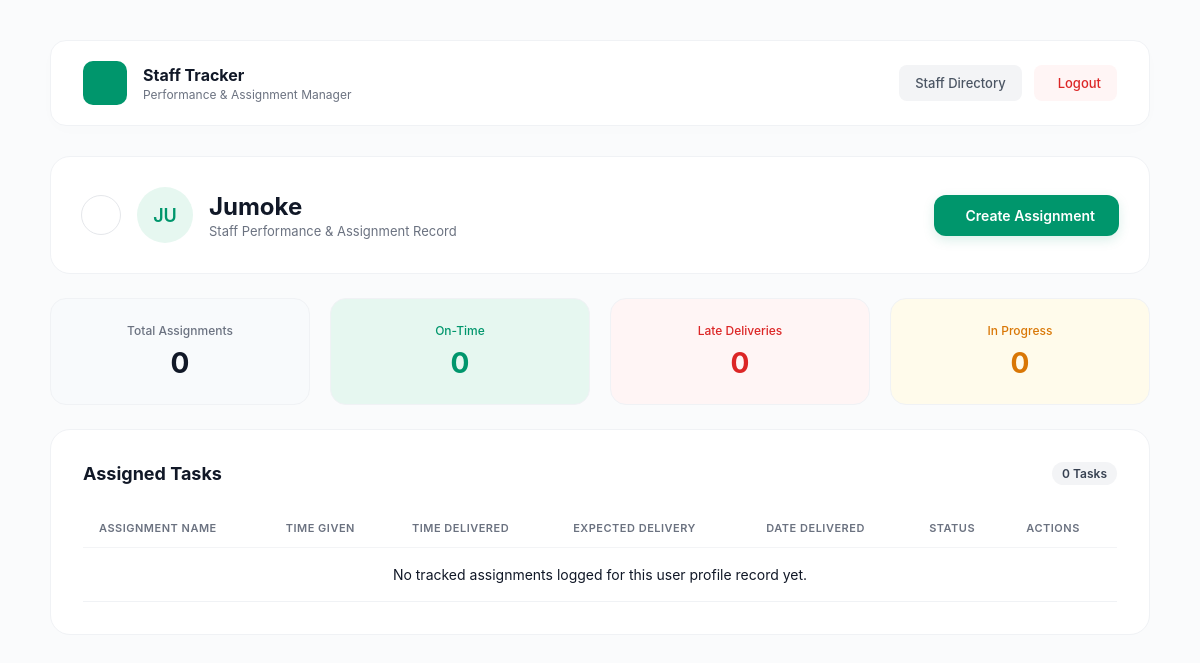
The app's page /staff/3/ (signed in), older data.
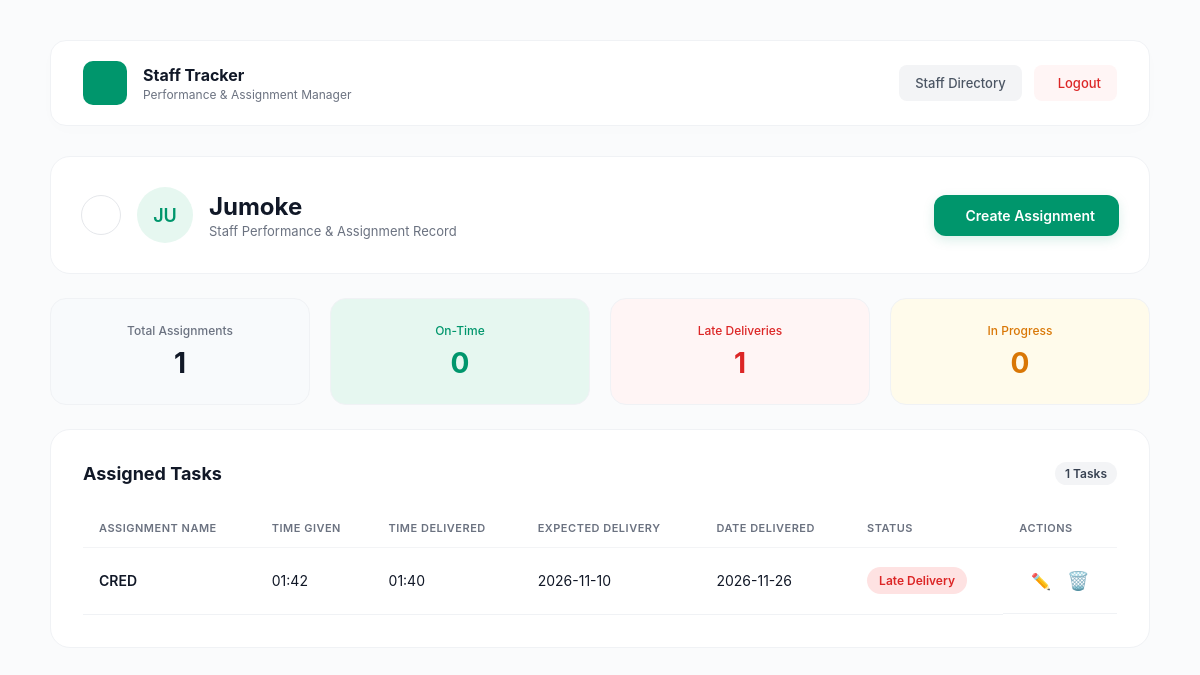
The same page, newer data.
### portal/models.py (models this page shows, shortened)
class Staff(models.Model):
    created_by = models.ForeignKey(User, on_delete=models.CASCADE, related_name='managed_staff', null=True, blank=True)
    name = models.CharField(max_length=100)
    created_at = models.DateTimeField(auto_now_add=True)
    @property
    def initials(self):
        names = self.name.split()
        if len(names) >= 2:
            return f"{names[0][0]}{names[-1][0]}".upper()
        elif len(names) == 1:
            return names[0][:2].upper()
        return "ST"

class Assignment(models.Model):
    STATUS_CHOICES = [
        ('IN_PROGRESS', 'In Progress'),
        ('ON_TIME', 'On Time'),
        ('LATE', 'Late Delivery'),
    ]
    staff = models.ForeignKey(Staff, on_delete=models.CASCADE, related_name='assignments')
    title = models.CharField(max_length=200)
    time_given = models.TimeField(null=True, blank=True)
    time_delivered = models.TimeField(null=True, blank=True)
    expected_delivery = models.DateField(null=True, blank=True)
    date_delivered = models.DateField(null=True, blank=True)
    status = models.CharField(max_length=20, choices=STATUS_CHOICES, default='IN_PROGRESS')
    assigned_at = models.DateTimeField(auto_now_add=True)

### portal/views.py (the view, shortened to what this page needs)
# urls.py: path('staff/<int:staff_id>/', views.staff_profile, name='staff_profile'),
@login_required
def staff_profile(request, staff_id):
    staff = get_object_or_404(Staff, id=staff_id, created_by=request.user)
    assignments = staff.assignments.all().order_by('-assigned_at')
    context = {
        'staff': staff,
        'assignments': assignments,
        'total_assignments': assignments.count(),
        'on_time': assignments.filter(status='ON_TIME').count(),
        'late_deliveries': assignments.filter(status='LATE').count(),
        'in_progress': assignments.filter(status='IN_PROGRESS').count(),
    }
    return render(request, 'profile.html', context)

### templates/profile.html (shortened to what this page needs)
{% extends 'base.html' %}
{% block content %}
<div class="header-card">
    <div class="profile-meta">
        <a href="{% url 'dashboard' %}" class="btn-back"></a>
        <div class="avatar-lg">{{ staff.initials }}</div>
        <div class="profile-info">
            <h2>{{ staff.name }}</h2>
            <p>Staff Performance & Assignment Record</p>
        </div>
    </div>
    <button class="btn-create" id="openModalBtn"> Create Assignment</button>
</div>
<div class="metrics-grid">
    <div class="metric-card metric-total">
        <p>Total Assignments</p>
        <h3>{{ total_assignments }}</h3>
    </div>
    <div class="metric-card metric-ontime">
        <p>On-Time</p>
        <h3>{{ on_time }}</h3>
    </div>
    <div class="metric-card metric-late">
        <p>Late Deliveries</p>
        <h3>{{ late_deliveries }}</h3>
    </div>
    <div class="metric-card metric-progress">
        <p>In Progress</p>
        <h3>{{ in_progress }}</h3>
    </div>
</div>
<div class="tasks-card">
    <div class="tasks-header">
        <h3>Assigned Tasks</h3>
        <div class="badge-count">{{ total_assignments }} Tasks</div>
    </div>
    <table class="data-table">
        <thead>
            <tr>
                <th>Assignment Name</th>
                <th>Time Given</th>
                <th>Time Delivered</th>
                <th>Expected Delivery</th>
                <th>Date Delivered</th>
                <th>Status</th>
                <th>Actions</th>
            </tr>
        </thead>
        <tbody>
            {% for task in assignments %}
            <tr>
                <td class="task-name">{{ task.title }}</td>
                <td>{{ task.time_given|time:"H:i"|default:"--" }}</td>
                <td>{{ task.time_delivered|time:"H:i"|default:"--" }}</td>
                <td>{{ task.expected_delivery|date:"Y-m-d"|default:"--" }}</td>
                <td>{{ task.date_delivered|date:"Y-m-d"|default:"--" }}</td>
                <td>
                    {% if task.status == 'ON_TIME' %}
                        <span class="status-pill status-ontime">On Time</span>
                    {% elif task.status == 'LATE' %}
                        <span class="status-pill status-late">Late Delivery</span>
                    {% else %}
                        <span class="status-pill status-progress">In Progress</span>
                    {% endif %}
                </td>
                <td style="text-align: center; vertical-align: middle; white-space: nowrap; gap: 8px; display: flex; justify-content: center; align-items: center;">
                    <button type="button" class="btn-row-edit"
                            style="background: none; border: none; cursor: pointer; font-size: 16px; padding: 4px;"
                            data-id="{{ task.id }}"
                            data-title="{{ task.title }}"
                            data-time-given="{{ task.time_given|time:'H:i' }}"
                            data-time-delivered="{{ task.time_delivered|time:'H:i' }}"
                            data-expected="{{ task.expected_delivery|date:'Y-m-d' }}"
                            data-delivered="{{ task.date_delivered|date:'Y-m-d' }}"
                            onclick="handleEditClick(this)">
                        ✏️
                    </button>
                    <form action="{% url 'delete_assignment' task.id %}" method="POST" style="margin: 0; display: inline-block;" onsubmit="return confirm('Are you sure you want to delete this assignment?');">
                        <button type="submit" style="background: none; border: none; cursor: pointer; font-size: 18px; padding: 4px;">
                            🗑️
                        </button>
                    </form>
                </td>
            </tr>
            {% empty %}
            <tr>
                <td colspan="7" class="empty-tasks">No tracked assignments logged for this user profile record yet.</td>
            </tr>
            {% endfor %}
        </tbody>
    </table>
</div>
{% endblock %}

### templates/base.html (shortened to what this page needs)
<!DOCTYPE html>
<html lang="en">
<head>
    <link href="https://googleapis.com" rel="stylesheet">
    <link rel="stylesheet" href="https://cloudflare.com">
</head>
<body>
    <div class="wrapper">
        <header class="navbar">
            <div class="brand-section">
                <div class="brand-icon">
                </div>
                <div class="brand-text">
                    <h1>Staff Tracker</h1>
                    <p>Performance & Assignment Manager</p>
                </div>
            </div>
            <div class="nav-actions">
                <a href="{% url 'dashboard' %}" class="btn-directory">Staff Directory</a>
                <form action="{% url 'logout' %}" method="post" style="margin: 0;">
                    <button type="submit" class="btn-logout">
                         Logout
                    </button>
                </form>
            </div>
        </header>
        <main>
            {% block content %}{% endblock %}
        </main>
    </div>
</body>
</html>

### templates/base.html (style rules this page uses)
* { box-sizing: border-box; margin: 0; padding: 0; font-family: 'Inter', sans-serif; }
body { background-color: #fafbfc; color: #111827; padding: 40px 20px; }
.wrapper { max-width: 1100px; margin: 0 auto; display: flex; flex-direction: column; gap: 30px; }
.navbar { background: #ffffff; padding: 20px 32px; border-radius: 16px; border: 1px solid #f0f2f5; display: flex; justify-content: space-between; align-items: center; box-shadow: 0 4px 20px rgba(0, 0, 0, 0.01); }
.brand-section { display: flex; align-items: center; gap: 16px; }
.brand-icon { background-color: #00966c; width: 44px; height: 44px; border-radius: 10px; display: flex; justify-content: center; align-items: center; color: white; font-size: 20px; }
.brand-text h1 { font-size: 16px; font-weight: 700; color: #111827; }
.brand-text p { font-size: 12px; color: #6b7280; margin-top: 2px; }
.nav-actions { display: flex; align-items: center; gap: 12px; }
.btn-directory { background-color: #f3f4f6; color: #4b5563; font-size: 13px; font-weight: 500; padding: 10px 16px; border-radius: 8px; text-decoration: none; border: none; }
.btn-logout { background-color: #fff5f5; color: #dc2626; font-size: 13px; font-weight: 500; padding: 10px 16px; border-radius: 8px; text-decoration: none; border: none; display: flex; align-items: center; gap: 8px; cursor: pointer; transition: background-color 0.2s; }

### templates/profile.html (style rules this page uses)
.header-card { background: white; padding: 30px; border-radius: 20px; border: 1px solid #f0f2f5; display: flex; justify-content: space-between; align-items: center; }
.profile-meta { display: flex; align-items: center; gap: 16px; }
.btn-back { width: 40px; height: 40px; border-radius: 50%; border: 1px solid #e5e7eb; display: flex; justify-content: center; align-items: center; color: #4b5563; text-decoration: none; background: white; font-size: 14px; }
.avatar-lg { width: 56px; height: 56px; border-radius: 50%; background-color: #e6f7f0; color: #00966c; font-weight: 600; display: flex; justify-content: center; align-items: center; font-size: 18px; }
.profile-info h2 { font-size: 24px; font-weight: 700; color: #111827; }
.profile-info p { font-size: 13px; color: #6b7280; margin-top: 2px; }
.btn-create { background-color: #00966c; color: white; border: none; padding: 12px 24px; border-radius: 12px; font-size: 14px; font-weight: 600; text-decoration: none; display: flex; align-items: center; gap: 8px; box-shadow: 0 4px 12px rgba(0, 150, 108, 0.15); cursor: pointer; }
.metrics-grid { display: grid; grid-template-columns: repeat(4, 1fr); gap: 20px; margin-top: 24px; }
.metric-card { background: white; padding: 24px; border-radius: 16px; border: 1px solid #f0f2f5; text-align: center; }
.metric-card p { font-size: 12px; font-weight: 500; color: #6b7280; }
.metric-card h3 { font-size: 28px; font-weight: 700; margin-top: 8px; color: #111827; }
.metric-total { background-color: #f8fafc; }
.metric-ontime { background-color: #e6f7f0; }
.metric-ontime h3, .metric-ontime p { color: #00966c; }
.metric-late { background-color: #fff5f5; }
.metric-late h3, .metric-late p { color: #dc2626; }
.metric-progress { background-color: #fffbeb; }
.metric-progress h3, .metric-progress p { color: #d97706; }
.tasks-card { background: white; padding: 32px; border-radius: 20px; border: 1px solid #f0f2f5; margin-top: 24px; }
.tasks-header { display: flex; justify-content: space-between; align-items: center; margin-bottom: 24px; }
.tasks-header h3 { font-size: 18px; font-weight: 700; color: #111827; }
.badge-count { background-color: #f3f4f6; color: #374151; font-size: 12px; font-weight: 600; padding: 4px 10px; border-radius: 20px; }
.data-table { width: 100%; border-collapse: collapse; text-align: left; }
.data-table th { font-size: 11px; font-weight: 600; color: #6b7280; text-transform: uppercase; letter-spacing: 0.5px; padding: 12px 16px; border-bottom: 1px solid #f3f4f6; }
.data-table td { font-size: 14px; padding: 18px 16px; border-bottom: 1px solid #f0f2f5; color: #111827; }
.data-table td.task-name { font-weight: 600; }
.status-pill { padding: 6px 12px; border-radius: 20px; font-size: 12px; font-weight: 600; display: inline-block; }
.status-late { background-color: #fee2e2; color: #dc2626; }

Row changes from the older to the newer data that the page shows:
added Assignment: title "CRED", time_given "01:42", time_delivered "01:40", expected_delivery "2026-11-10", date_delivered "2026-11-26", status "Late Delivery"
Text that changed along with them:
{{ total_assignments }}: "0" → "1"
{{ late_deliveries }}: "0" → "1"
text no longer shown: "No tracked assignments logged for this user profile record yet."
